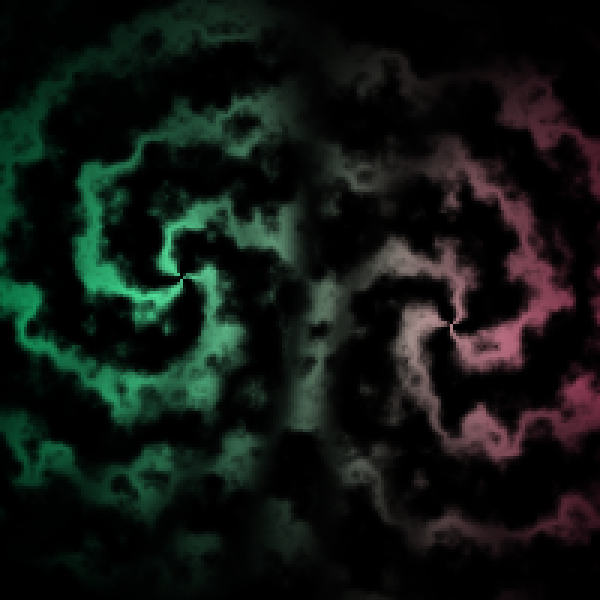
Frame 1 (no input)
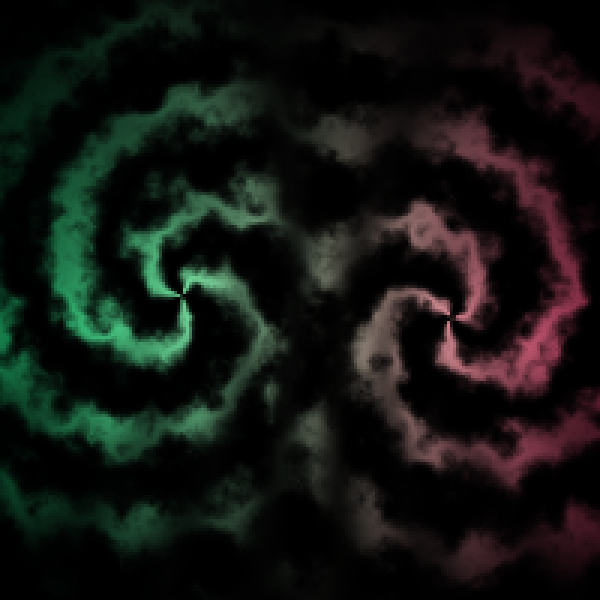
Frame 60 (no input)
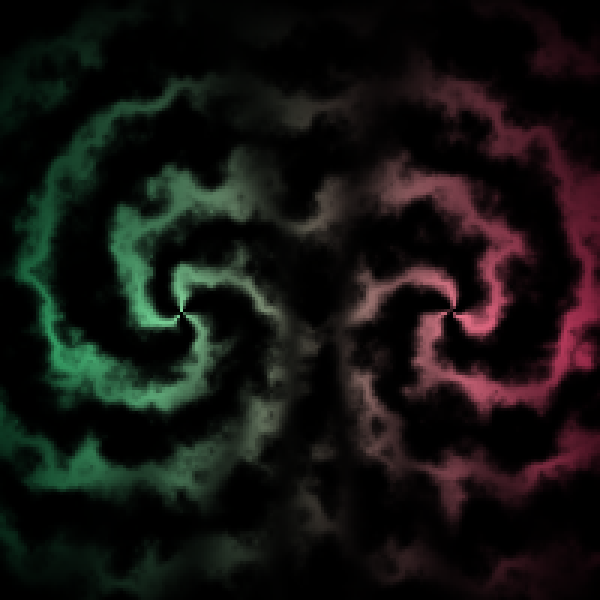
Frame 120 (the mouse pressed at the canvas centre since frame 60)

The p5.js sketch that drew these frames (run headless with seeded random() and noise() and a simulated clock; from frame 60 on, the mouse is pressed at the canvas centre):

// p5.js sketch
// ── sketch.js
// E1. Materia dal caos
//
// Obiettivo: far generare un'immagine e la sua animazione definendo i calcoli
// che ottengono le componenti di rosso, verde e blu di tutti i pixel, lasciando
// che il caso o il rumore ne determinino l'aspetto.
//
// Vincoli ricavati dalle specifiche (E1):
// - tela di 600x600 pixel e immagine elaborata di 200x200 pixel;
// - codice di base invariato, tranne i calcoli di r, g e b nella funzione
//   tixy(), dove si possono aggiungere altre variabili;
// - variabile t usata almeno una volta nei calcoli, per animare l'immagine;
// - almeno una delle funzioni random(), randomGaussian() e noise(), con il
//   risultato usato nel calcolo di r, g o b;
// - anteprima "preview.png" con un fotogramma rappresentativo del risultato.
//
// Approccio: l'attrattore di Lorenz e' una traiettoria, non una funzione di
// ogni pixel; qui se ne imita l'aspetto con due fuochi (i due lobi della
// "farfalla") attorno ai quali si avvolgono anelli a spirale, deformati dal
// rumore di Perlin. Cosi' restano rispettati il modello per-pixel e i vincoli.
//
// Parametri del disegno (modifica questi numeri per cambiare il risultato).

const fuocoAx = 0.30;            // centro del lobo sinistro
const fuocoAy = 0.46;            // piu' in alto, per rompere la simmetria
const fuocoBx = 0.75;            // centro del lobo destro
const fuocoBy = 0.54;            // piu' in basso, per rompere la simmetria

const frequenzaAnelli = 38;      // quanti anelli concentrici per lobo
const avvolgimento = 3;          // bracci della spirale: deve essere un numero
                                 // intero, altrimenti si vede una cucitura
const velocitaScorrimento = 2; // quanto in fretta le scie scorrono con t

const scalaRumore = 20;           // grana del rumore: piccolo = macchie grandi
const velocitaRumore = 0.60;     // quanto in fretta cambia il rumore nel tempo
const ampiezzaRumore = 6;      // quanto il rumore deforma gli anelli

const potenzaTraccia = 3;        // scie piu' sottili e luminose
const raggioLobo = 0.55;         // oltre questa distanza il fondo resta nero

const velocitaColore = 0.2;      // quanto in fretta la tinta cambia con t
const ampiezzaColore = 90;       // quanto la tinta si allontana dal colore di base

function tixy(t, i, x, y) {
    // t = secondi (con decimali)
    // i = indice del pixel
    // x = coordinata x da 0.0 a 1.0
    // y = coordinata y da 0.0 a 1.0

    // I fuochi ondeggiano su e giù lentamente, spostando tutta la generazione con sé
    let spostaY = sin(t * 0.12) * 0.25;
    let fuocoAyOnda = fuocoAy + spostaY;
    let fuocoByOnda = fuocoBy - spostaY * 0.4; // movimento leggermente sfasato per dare più onda

    let dxA = x - fuocoAx;
    let dyA = y - fuocoAyOnda;
    let dxB = x - fuocoBx;
    let dyB = y - fuocoByOnda;

    let dA = sqrt(dxA * dxA + dyA * dyA);   // distanza dal lobo sinistro
    let dB = sqrt(dxB * dxB + dyB * dyB);   // distanza dal lobo destro

    let angoloA = atan2(dyA, dxA);          // angolo attorno al lobo sinistro
    let angoloB = atan2(dyB, dxB);          // angolo attorno al lobo destro

    // Il rumore di Perlin deforma gli anelli: la grana resta continua nello
    // spazio e nel tempo, quindi le scie sembrano velluto e non neve.
    let n = noise(x * scalaRumore, y * scalaRumore, t * velocitaRumore);
    let scarto = (n - 0.5) * ampiezzaRumore;

    // Anelli concentrici attorno a ciascun fuoco; il termine con l'angolo li
    // torce a spirale, quello con t li fa scorrere. Per farli girare in sensi
    // opposti e come allo specchio, il lobo destro usa l'angolo riflesso
    // (PI - angoloB): cosi' non e' solo girato al contrario, ma e' davvero
    // l'immagine speculare di quello sinistro.
    let angoloSpecchio = PI - angoloB;
    let faseA = dA * frequenzaAnelli - angoloA * avvolgimento - t * velocitaScorrimento + scarto;
    let faseB = dB * frequenzaAnelli - angoloSpecchio * avvolgimento - t * velocitaScorrimento + scarto;
    let anelloA = 0.5 + 0.5 * sin(faseA);
    let anelloB =  0.5 + 0.5 * sin(faseB);

    // I due lobi si fondono al centro senza cuciture: pesa di piu' l'anello
    // del fuoco piu' vicino al pixel.
    let pesoA = 1 / (0.01 + dA * dA);
    let pesoB = 1 / (0.01 + dB * dB);
    let anello = (anelloA * pesoA + anelloB * pesoB) / (pesoA + pesoB);

    // Caduta verso l'esterno: lontano dai lobi il fondo torna nero.
    let vicino = min(dA, dB);
    let caduta = constrain(1 - vicino / raggioLobo, 0, 1);

    // Scie sottili e luminose invece di anelli pieni.
    let traccia = pow(anello, potenzaTraccia) * caduta;

    // Colore di base: blu/ciano a sinistra, viola/magenta a destra. Un angolo
    // che avanza con t sposta r, g e b l'uno rispetto agli altri (sfasati di
    // 120 gradi come su una ruota dei colori): la tinta scorre in modo fluido
    // da un colore all'altro, non a scatti.
    let angoloColore = t * velocitaColore;
    let spostamentoR = sin(angoloColore) * ampiezzaColore;
    let spostamentoG = sin(angoloColore + TWO_PI / 3) * ampiezzaColore;
    let spostamentoB = sin(angoloColore + TWO_PI * 2 / 3) * ampiezzaColore;

    let rosso = 30 + x * 225 + spostamentoR;
    let verde = 220 - x * 200 + spostamentoG;
    let blu = 255 - x * 30 + spostamentoB;

    let r = rosso * traccia;
    let g = verde * traccia;
    let b = blu * traccia;

    return [r, g, b];
}

let risoluzione = 200;
let bitmap;

function setup() {
    createCanvas(600, 600);
    pixelDensity(1);
    noSmooth();
    bitmap = createImage(risoluzione, risoluzione);
    bitmap.loadPixels();
    bitmap.pixels.fill(255);
}

function draw() {
    background(0);
    let i = 0;
    let t = millis()/1000;
    let iPix = 0;
    for (let y = 0; y < risoluzione; y++) {
        let yn = y/risoluzione; 
        for (let x = 0; x < risoluzione; x++, i++) {
            let xn = x/risoluzione;
            let col = tixy(t, i, xn, yn);
            bitmap.pixels[iPix++] = col[0];
            bitmap.pixels[iPix++] = col[1];
            bitmap.pixels[iPix++] = col[2];
            iPix++;
        }
    }
    bitmap.updatePixels();
    image(bitmap, 0, 0, width, height);
}
